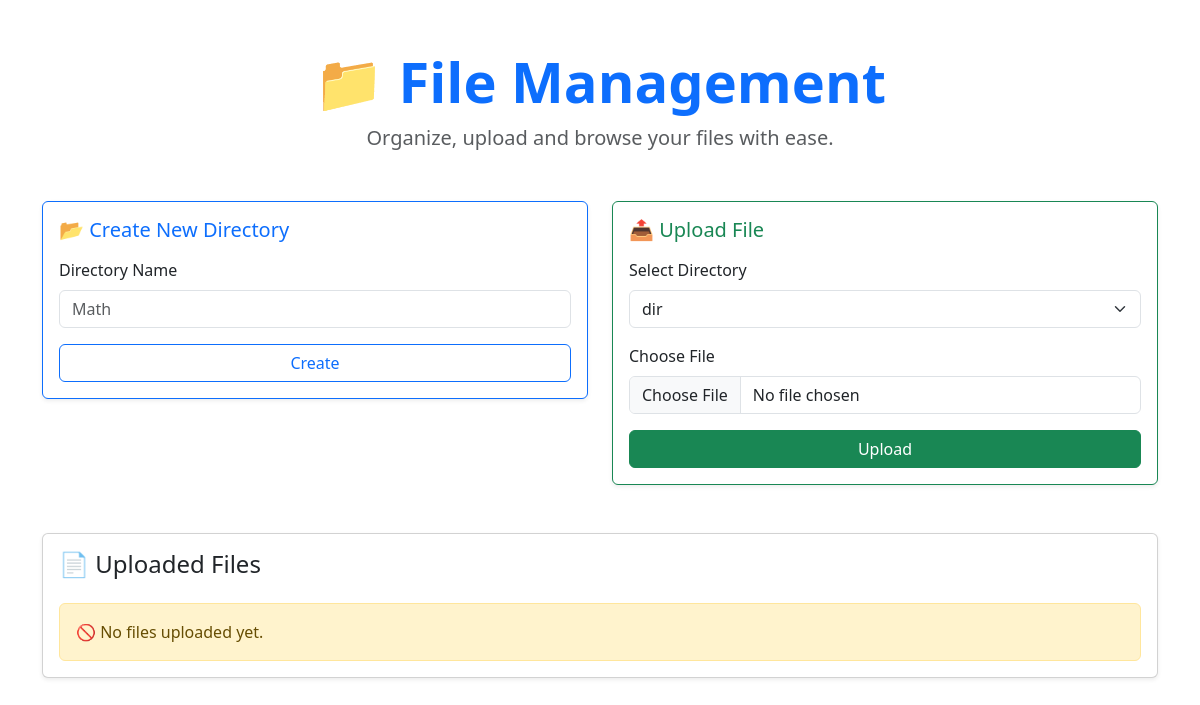
Before: /files/ (signed in) with the older database file.
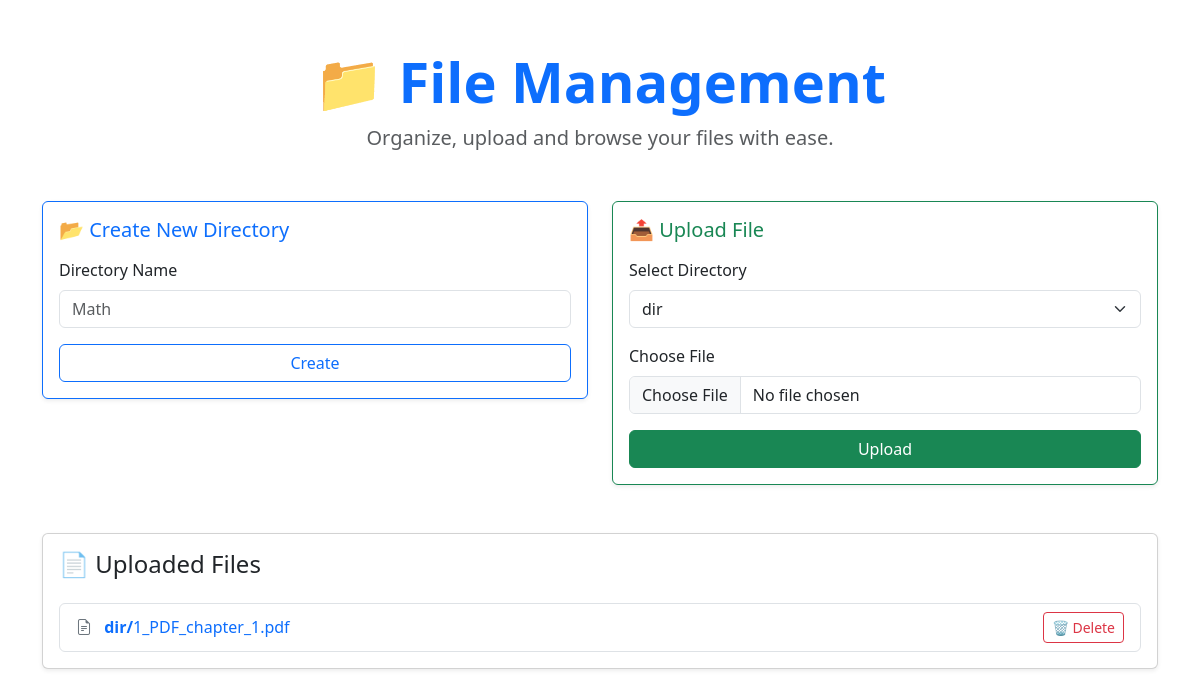
After: the same page with the newer database file.
### rag/models.py (models this page shows, shortened)
class FileModel(models.Model):
    name = models.CharField(max_length=100)
    uploaded_at = models.DateTimeField(auto_now_add=True)
    directory = models.ForeignKey(DirectoryModel, on_delete=models.CASCADE)

class DirectoryModel(models.Model):
    name = models.CharField(max_length=100)
    owner = models.ForeignKey(User, on_delete=models.CASCADE)
    corpus = models.CharField(max_length=300)

### rag/views.py (the view, shortened to what this page needs)
# urls.py: path('files/', files, name='files'),
@login_required
def files(request):
    if request.method == 'GET':
        files = FileModel.objects.filter(directory__owner=request.user)
        directories = DirectoryModel.objects.filter(owner=request.user)
        return render(request, 'files.html', {'files': files, 'directories': directories})
    else:
        return HttpResponseNotAllowed(['GET', 'POST'])

### templates/files.html (shortened to what this page needs)
{% extends "base.html" %}
{% block content %}
<div class="container py-5">
    <div class="text-center mb-5">
        <h1 class="display-4 fw-bold text-primary">📁 File Management</h1>
        <p class="lead text-muted">Organize, upload and browse your files with ease.</p>
    </div>
    <div class="row g-4">
        <div class="col-lg-6">
            <div class="card shadow-sm border-primary">
                <div class="card-body">
                    <h5 class="card-title text-primary mb-3">📂 Create New Directory</h5>
                    <form action="/directory/" method="POST">
                        <div class="mb-3">
                            <label for="name" class="form-label">Directory Name</label>
                            <input type="text" class="form-control" id="name" name="name" placeholder="Math" required>
                        </div>
                        <button type="submit" class="btn btn-outline-primary w-100">Create</button>
                    </form>
                </div>
            </div>
        </div>
        <div class="col-lg-6">
            <div class="card shadow-sm border-success">
                <div class="card-body">
                    <h5 class="card-title text-success mb-3">📤 Upload File</h5>
                    <form method="POST" enctype="multipart/form-data">
                        <div class="mb-3">
                            <label for="select-option" class="form-label">Select Directory</label>
                            <select id="select-option" class="form-select" name="directory" required>
                                {% for directory in directories %}
                                    <option value="{{ directory.id }}">{{ directory.name }}</option>
                                {% endfor %}
                            </select>
                        </div>
                        <div class="mb-3">
                            <label for="fileInput" class="form-label">Choose File</label>
                            <input class="form-control" type="file" id="fileInput" name="file" required>
                        </div>
                        <button type="submit" name="upload" class="btn btn-success w-100">Upload</button>
                    </form>
                </div>
            </div>
        </div>
    </div>
    <div class="card mt-5 shadow-sm">
        <div class="card-body">
            <h4 class="card-title mb-4">📄 Uploaded Files</h4>
            {% if files %}
                <div class="list-group">
                    {% for file in files %}
                        <div class="list-group-item list-group-item-action d-flex justify-content-between align-items-center">
                            <div>
                                <i class="bi bi-file-earmark-text me-2 text-secondary"></i>
                                <a href="{{ file.url }}" class="text-decoration-none" target="_blank">
                                    <strong>{{ file.directory.name }}/</strong>{{ file.name }}
                                </a>
                            </div>
                            <a href="{% url 'delete_file' file.id %}" class="btn btn-outline-danger btn-sm" data-bs-toggle="tooltip" title="Delete this file">🗑 Delete</a>
                        </div>
                    {% endfor %}
                </div>
            {% else %}
                <div class="alert alert-warning mb-0">🚫 No files uploaded yet.</div>
            {% endif %}
        </div>
    </div>
</div>
{% endblock %}

Changed rows visible on the page:
added FileModel: directory.name "dir", name "1_PDF_chapter_1.pdf"
Other visible differences:
text no longer shown: "🚫 No files uploaded yet."
